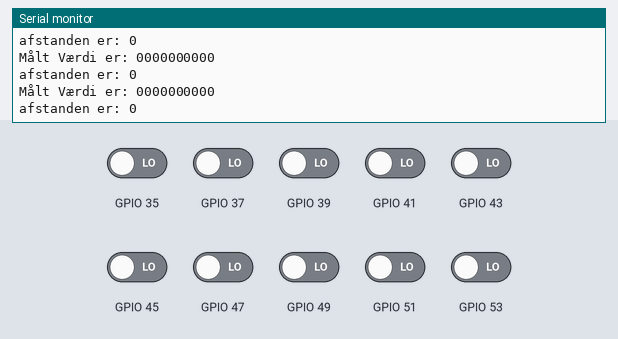
The sketch below on a simulated ESP32. Shown: the last lines printed to the serial monitor. The inputs (shaded band) are chosen by the test bench; at power-on: GPIO 35, GPIO 37, GPIO 39, GPIO 41, GPIO 43, GPIO 45, GPIO 47, GPIO 49, GPIO 51, GPIO 53 LOW.

Above: at 2.2 s.
2.3 s: GPIO 35 driven HIGH
At 2.9 s:
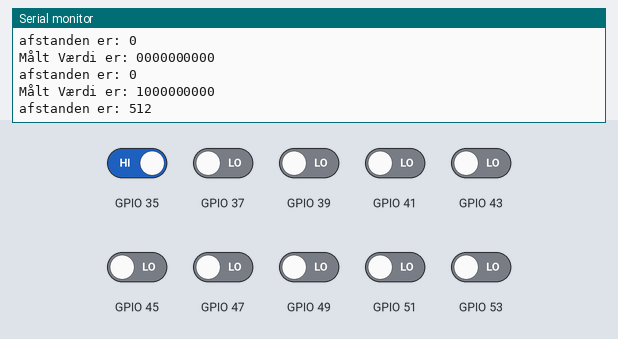
3.8 s: GPIO 37 driven HIGH
At 4.4 s:
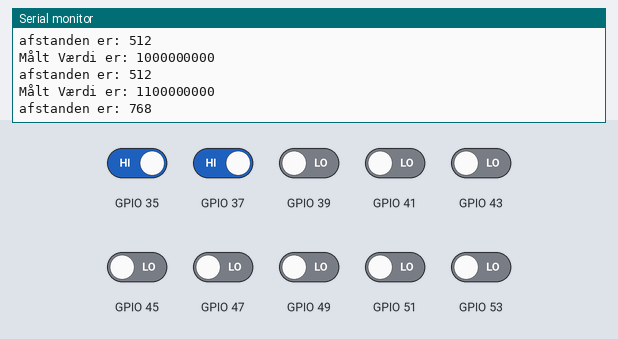
5.3 s: GPIO 39 driven HIGH
At 5.9 s:
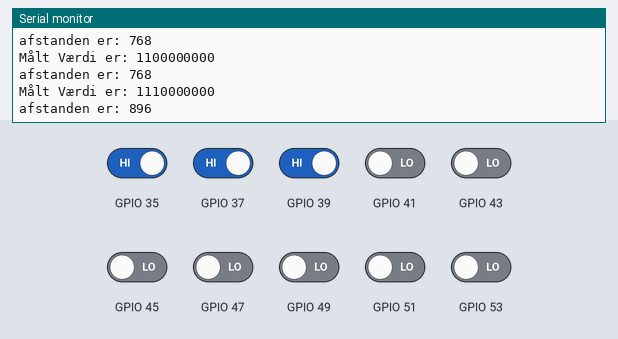
6.8 s: GPIO 41 driven HIGH
At 7.4 s:
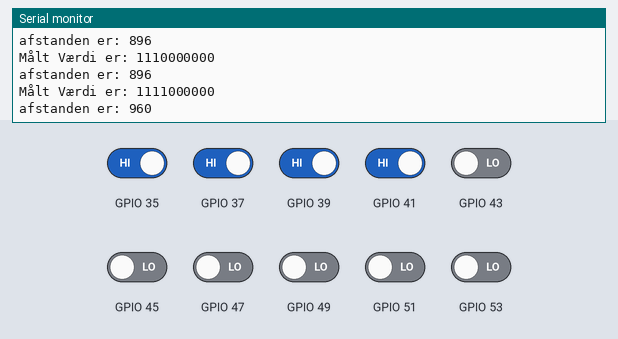
8.3 s: GPIO 43 driven HIGH
At 8.9 s:
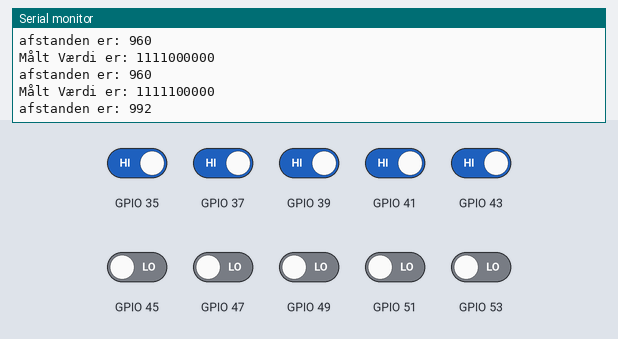
9.8 s: GPIO 45 driven HIGH
At 10.4 s:
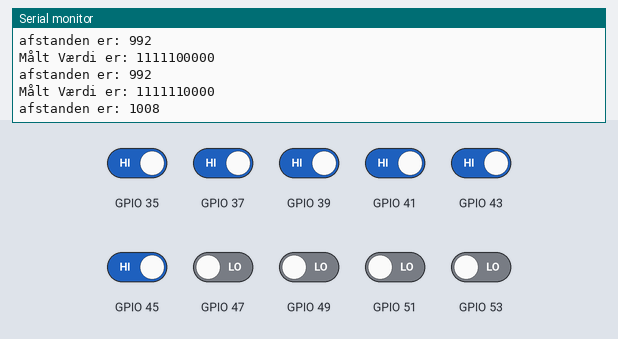
Timing chart, 0 to 12.3 s (numbered marks = the images above; inputs shaded):
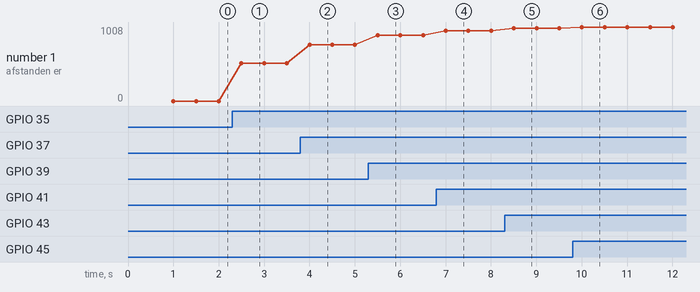

The sketch:

i2c-Master_Arduino.ino
```cpp
/*
 *
/*Tager input fra FPGA og printer den binary værdi samt decimaltal for det
 * Input er 22 til 52 hvor der tages hver anden 22 er mindst betydende og 52 er mest betydende
 */

int speedSignal = 239; //km/h

void setup() {
  Serial.begin(115200);
  Serial.println("HEELO WORLD");

  for( int i = 23; i<54; i=i+2)
  {
    pinMode(i, INPUT);
  }


  Serial.println();

  delay(1000);
}
  long int tal = 0;  // Til at omregne fra binær til decimal tal

void loop() {

  Serial.print("Målt Værdi er: ");
  for(int i = 35; i<54; i+=2){
    tal = tal << 1;
    if(digitalRead(i) == 1){
      Serial.print("1");
      tal += 1;
    }
    else Serial.print("0");

  }


  Serial.println();
  Serial.print("afstanden er: "); Serial.println(tal);  //printer afstanden
  delay(500);
  Serial.println();
  tal= 0;
}
```

Measured:
- after the input at 2.3 s, the serial monitor: prints a new line after 0.20 s (image 1)
- after the input at 3.8 s, the serial monitor: prints a new line after 0.20 s (image 2)
- after the input at 5.3 s, the serial monitor: prints a new line after 0.20 s (image 3)
- after the input at 6.8 s, the serial monitor: prints a new line after 0.20 s (image 4)
- after the input at 8.3 s, the serial monitor: prints a new line after 0.21 s (image 5)
- after the input at 9.8 s, the serial monitor: prints a new line after 0.21 s (image 6)
- plotted number 1: 0 → 512 after the input at 2.3 s, 512 → 768 after the input at 3.8 s, 768 → 896 after the input at 5.3 s, 896 → 960 after the input at 6.8 s, 960 → 992 after the input at 8.3 s
